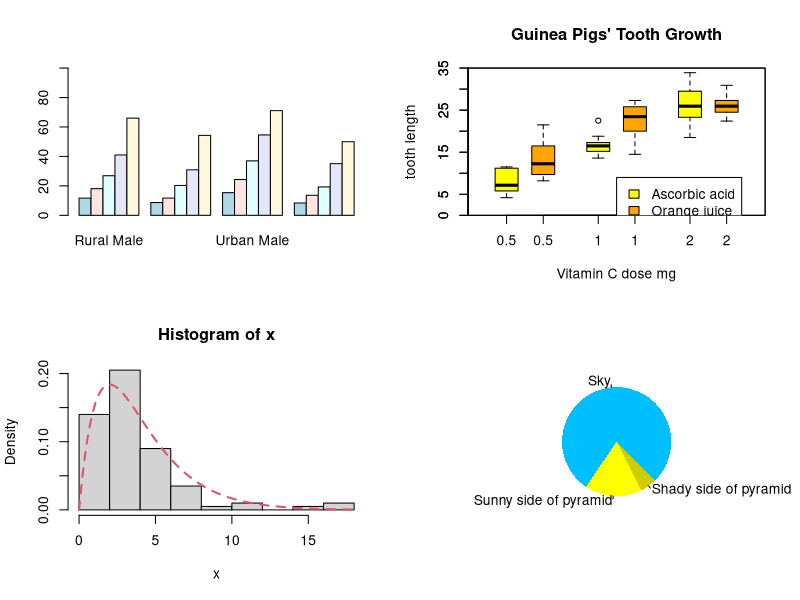

Here is the R script that generated this plot:
## ---- chunk 1
2  + 2
sqrt(25)
## ---- chunk 2
x <- sqrt(25)
x + 5
y <- x +5
y
## ---- chunk 3
vec <- c(1,2,3,6)
vec[1]
## ---- chunk 4
vec*2
mean(vec)
sum(vec)
## ---- chunk 5
df <- data.frame(A = c(1,2,3,6), B = c(7,8,10,12))
df
## ---- chunk 6
df <- data.frame(A = c(1,2,3,6), 
                 B = month.name[c(7,8,10,12)])
df
## ---- chunk 7
df[1,2]
df[2,1]
## ---- chunk 8
df[1,]
df[,2]
## ---- chunk 9

par(mfrow=c(2,2))
barplot(VADeaths, beside = TRUE,
        col = c("lightblue", "mistyrose", "lightcyan",
                "lavender", "cornsilk"), ylim = c(0, 100))
boxplot(len ~ dose, data = ToothGrowth,
        boxwex = 0.25, at = 1:3 - 0.2,
        subset = supp == "VC", col = "yellow",
        main = "Guinea Pigs' Tooth Growth",
        xlab = "Vitamin C dose mg",
        ylab = "tooth length",
        xlim = c(0.5, 3.5), ylim = c(0, 35), yaxs = "i")
boxplot(len ~ dose, data = ToothGrowth, add = TRUE,boxwex = 0.25, at = 1:3 + 0.2,subset = supp == "OJ", col = "orange")
legend(2, 9, c("Ascorbic acid", "Orange juice"),fill = c("yellow", "orange"))
set.seed(14)
x <- rchisq(100, df = 4)
## if you really insist on using hist() ... :
hist(x, freq = FALSE, ylim = c(0, 0.2))
curve(dchisq(x, df = 4), col = 2, lty = 2, lwd = 2, add = TRUE)
pie(c(Sky = 78, "Sunny side of pyramid" = 17, "Shady side of pyramid" = 5),
    init.angle = 315, col = c("deepskyblue", "yellow", "yellow3"), border = FALSE)
